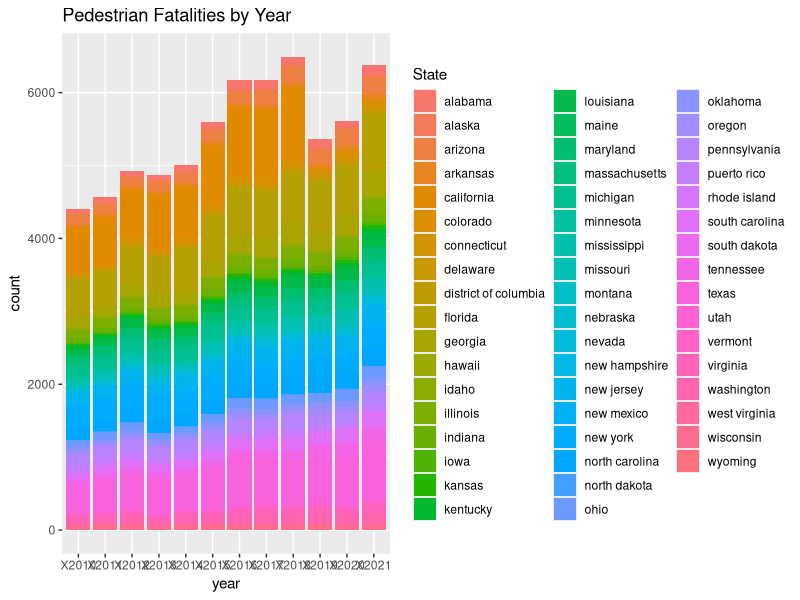
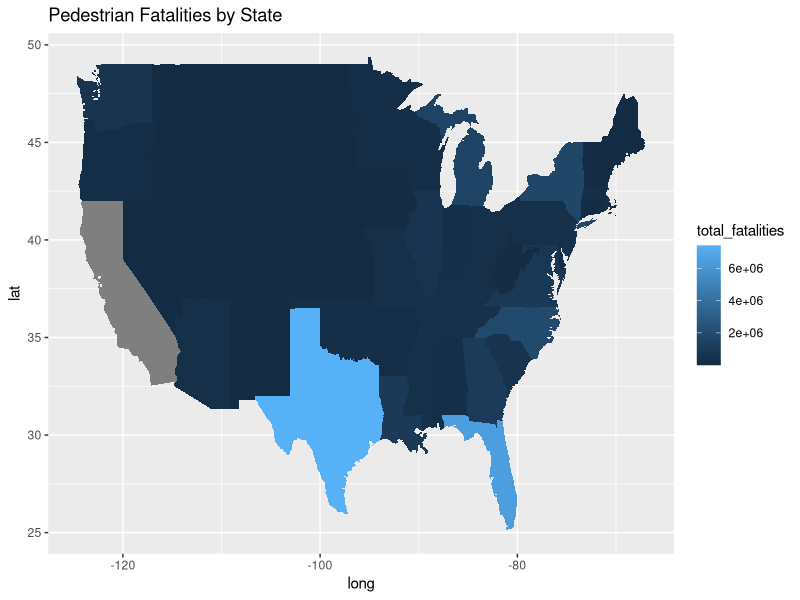
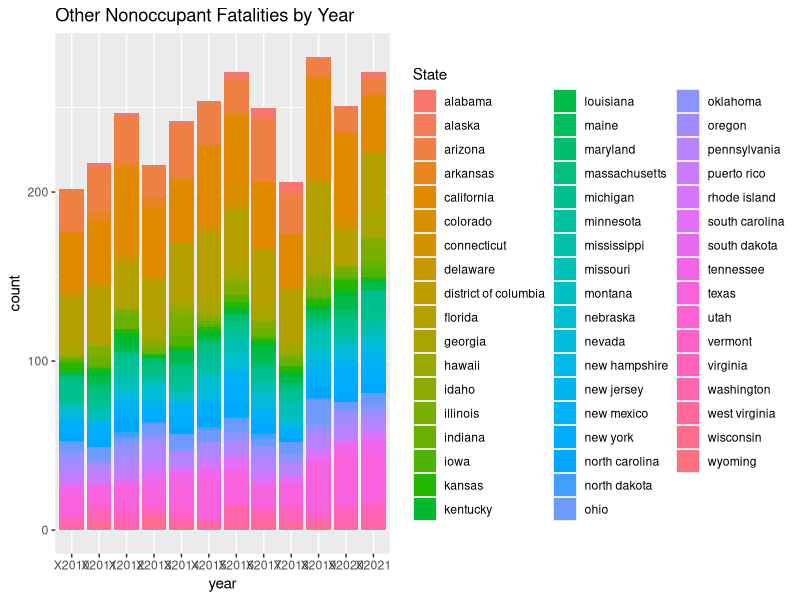
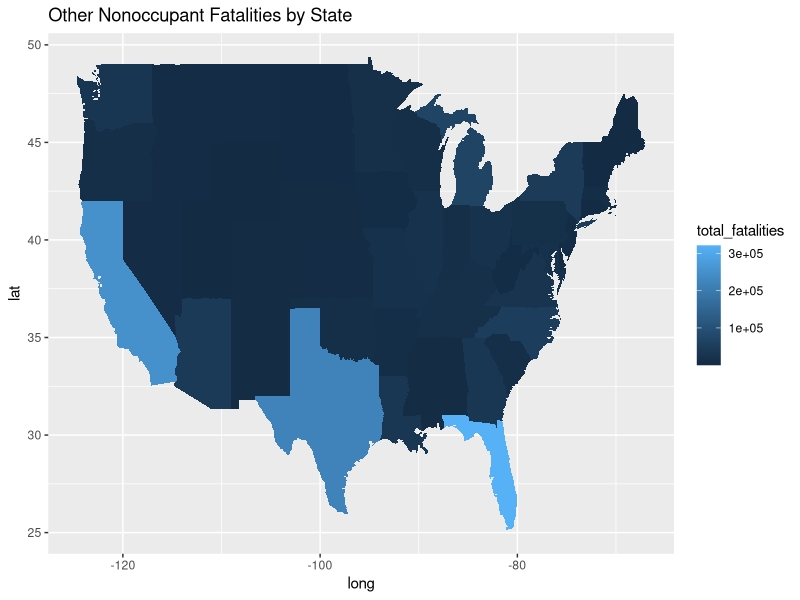
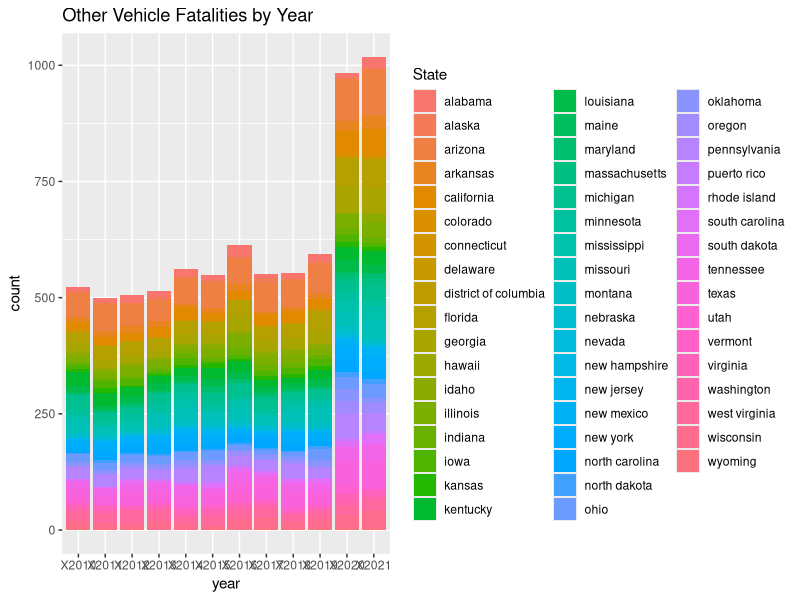
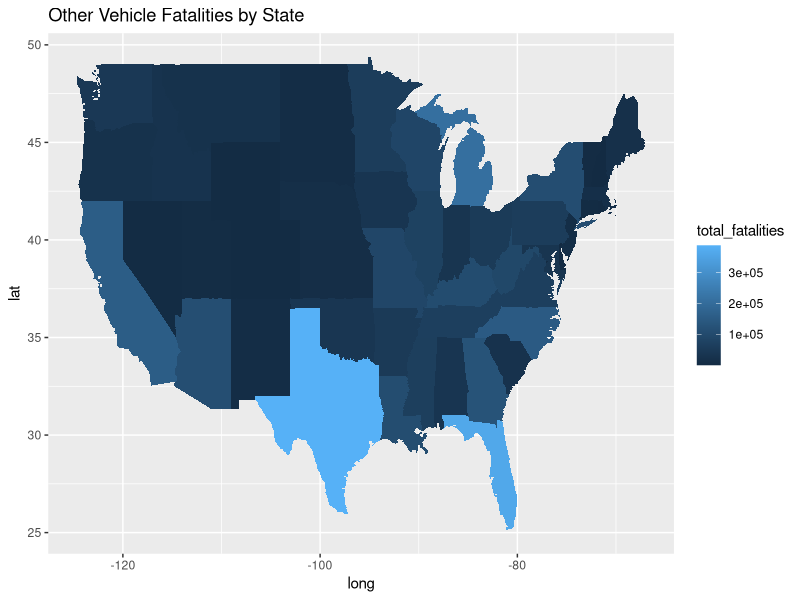
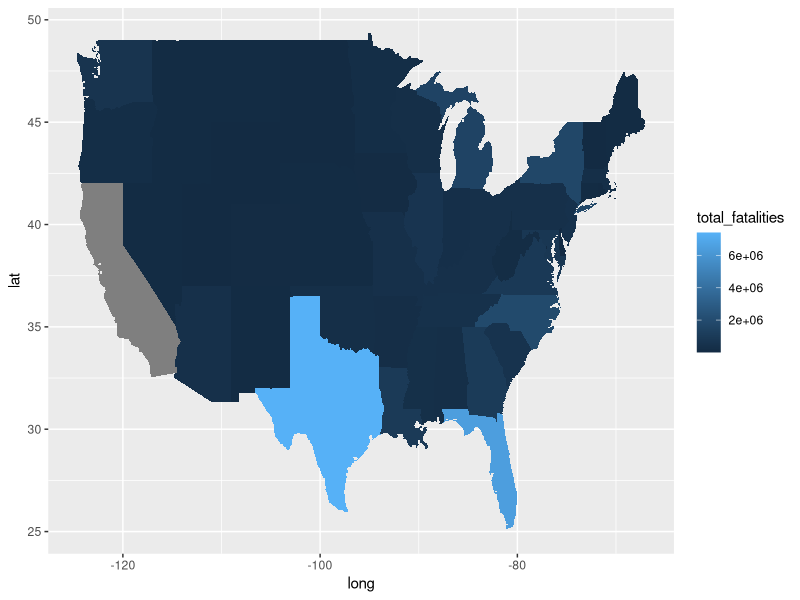

These figures' R source, in order:
## ---- chunk 1
knitr::opts_chunk$set(echo = TRUE)
## ---- chunk 2
# csv being used
library(tidyverse)
library(dplyr)

hw <- read.csv("hwFatal.csv")
head(hw)

# information about data set
summary(hw)
## ---- chunk 3
# Cleaning data
## Fixing empty column name for Fatality Type
hw <-  read.csv("hwFatal.csv", col.names = c("State","FatalityType","2010","2011","2012","2013","2014","2015","2016","2017","2018","2019","2020","2021"))

## Creating a seocnd dataset where there the whole country collectively is not included (just states and territories individually)
states <- hw %>% filter(State != "United States")
states$State <- tolower(states$State) # making joining with the map easier later on
head(states)

# information about data set
summary(states)
## ---- chunk 4
# Aadhi

# Initializing stuff
state_map <- map_data("state")

colnames(state_map)[5] <- "State"   # making join easier

states_year <- states %>%        # Organizing by year and the count a numeric to plot
  pivot_longer(cols = X2010:X2021, 
               names_to = "year", 
               values_to = "count") %>% 
  mutate(`count` = as.numeric(`count`))

temp_states <- left_join(state_map, states_year, by = "State") # making df to plot




# Pedestrian Fatalities by Year
states_year %>% 
  filter(FatalityType == "Pedestrian Fatalities") %>% 
  ggplot(aes(x = year, y = count, fill = State)) + 
  geom_col() + 
  ggtitle("Pedestrian Fatalities by Year")

# Pedestrian Fatalities by State
temp_states %>% 
  filter(FatalityType == "Pedestrian Fatalities") %>% 
  mutate(total_fatalities = sum(count), .by = State) %>% 
  ggplot(aes(x = long, y = lat)) + 
  geom_polygon(aes(group = group, fill = total_fatalities)) + 
  ggtitle("Pedestrian Fatalities by State")






# Other Nonoccupant Fatalities by Year
states_year %>% 
  filter(FatalityType == "Other Nonoccupant Fatalities") %>% 
  ggplot(aes(x = year, y = count, fill = State)) + 
  geom_col() + 
  ggtitle("Other Nonoccupant Fatalities by Year")

# Other Nonoccupant Fatalities by State
temp_states %>% 
  filter(FatalityType == "Other Nonoccupant Fatalities") %>% 
  mutate(total_fatalities = sum(count), .by = State) %>% 
  ggplot(aes(x = long, y = lat)) + 
  geom_polygon(aes(group = group, fill = total_fatalities)) + 
  ggtitle("Other Nonoccupant Fatalities by State")






# Other Vehicle Fatalities by Year
states_year %>% 
  filter(FatalityType == "Other Vehicle Fatalities") %>% 
  ggplot(aes(x = year, y = count, fill = State)) + 
  geom_col() + 
  ggtitle("Other Vehicle Fatalities by Year")

# Other Vehicle Fatalities by State
temp_states %>% 
  filter(FatalityType == "Other Vehicle Fatalities") %>% 
  mutate(total_fatalities = sum(count), .by = State) %>% 
  ggplot(aes(x = long, y = lat)) + 
  geom_polygon(aes(group = group, fill = total_fatalities)) + 
  ggtitle("Other Vehicle Fatalities by State")
## ---- chunk 5
temp_states <- left_join(state_map, states_year, by = "State")

temp_states %>% 
  filter(FatalityType == "Pedestrian Fatalities") %>% 
  mutate(total_fatalities = sum(count), .by = State) %>% 
  ggplot(aes(x = long, y = lat)) + 
  geom_polygon(aes(group = group, fill = total_fatalities))
  
